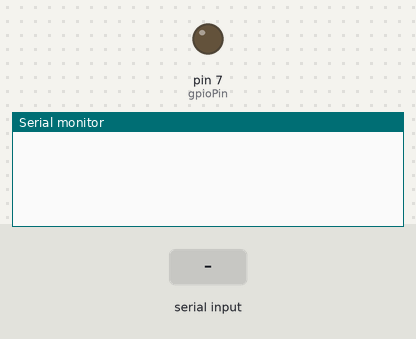
Bench run of a sketch on a simulated Arduino Mega 2560, built with avr-gcc and run on an emulated ATmega2560. On the bench: output pins drawn as LEDs (lit = HIGH), the last lines printed to the serial monitor. The test bench sets the inputs (shaded band).

Above: at 1.2 s.
1.3 s: "1" received over Serial
At 2.8 s:
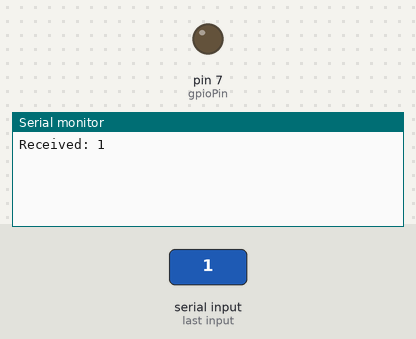
3.8 s: "1" received over the second serial link
At 5.9 s:
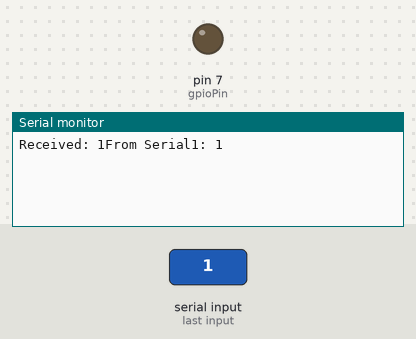

Measured:
- after the input at 1.3 s, the serial monitor: prints a new line after 1.0 s (image 1)
- after the input at 3.8 s, the serial monitor: prints a new line after 1.0 s (image 2)

The sketch:

VisionSimulator.ino
```cpp
boolean gpioState = false;
const int gpioPin = 7;
void setup() {
  // put your setup code here, to run once:
  Serial.begin(1200);
  Serial1.begin(1200); //For Sending Box Number
  Serial2.begin(1200);
  pinMode(gpioPin, OUTPUT);
}

void loop() {
  // put your main code here, to run repeatedly:
  if(Serial.available()){
    String receive = Serial.readString();
    receive.trim();
    Serial.print("Received: " + receive);
    if(!((receive[0] == '1' || receive[0] == '2' || receive[0] == '0') && receive[1] == '-')) return;
    switch(receive[0]){
      case '0': {
        gpioState = !gpioState;
        digitalWrite(gpioPin, gpioState);
        Serial.println("GPIO State is: " + String(gpioState));
        break;
      }
      case '1': {
        Serial.println("Sent " + receive.substring(2, receive.length()) + " via Serial1");
        Serial1.println(receive.substring(2, receive.length()));
        break;
      }
      case '2': {
        Serial.println("Sent " + receive.substring(2, receive.length()) + " via Serial2");
        Serial2.println(receive.substring(2, receive.length()));
        break;
      }
    }
  }
  if(Serial1.available()){
    Serial.println("From Serial1: " + Serial1.readString());
  }
}
```
